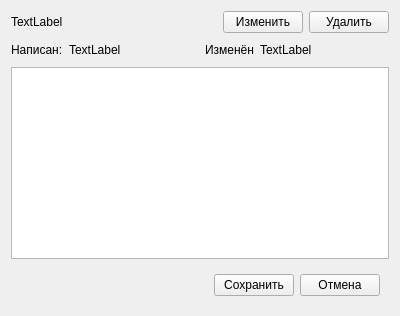
<?xml version="1.0" encoding="UTF-8"?>
<ui version="4.0">
 <class>CommentaryWidget</class>
 <widget class="QWidget" name="CommentaryWidget">
  <property name="geometry">
   <rect>
    <x>0</x>
    <y>0</y>
    <width>400</width>
    <height>316</height>
   </rect>
  </property>
  <property name="windowTitle">
   <string>Form</string>
  </property>
  <layout class="QVBoxLayout" name="verticalLayout">
   <item>
    <layout class="QHBoxLayout" name="horizontalLayout">
     <item>
      <widget class="QLabel" name="labelUserNickname">
       <property name="text">
        <string>TextLabel</string>
       </property>
      </widget>
     </item>
     <item>
      <widget class="QPushButton" name="buttonModify">
       <property name="sizePolicy">
        <sizepolicy hsizetype="Fixed" vsizetype="Fixed">
         <horstretch>0</horstretch>
         <verstretch>0</verstretch>
        </sizepolicy>
       </property>
       <property name="text">
        <string>Изменить</string>
       </property>
      </widget>
     </item>
     <item>
      <widget class="QPushButton" name="buttonDelete">
       <property name="sizePolicy">
        <sizepolicy hsizetype="Fixed" vsizetype="Fixed">
         <horstretch>0</horstretch>
         <verstretch>0</verstretch>
        </sizepolicy>
       </property>
       <property name="text">
        <string>Удалить</string>
       </property>
      </widget>
     </item>
    </layout>
   </item>
   <item>
    <layout class="QHBoxLayout" name="horizontalLayout_2">
     <item>
      <widget class="QLabel" name="labelCtreateDateInfo">
       <property name="text">
        <string>Написан:</string>
       </property>
      </widget>
     </item>
     <item>
      <widget class="QLabel" name="labelCreateDate">
       <property name="text">
        <string>TextLabel</string>
       </property>
      </widget>
     </item>
     <item>
      <spacer name="horizontalSpacer">
       <property name="orientation">
        <enum>Qt::Horizontal</enum>
       </property>
       <property name="sizeHint" stdset="0">
        <size>
         <width>40</width>
         <height>20</height>
        </size>
       </property>
      </spacer>
     </item>
     <item>
      <widget class="QLabel" name="labelModifyDateInfo">
       <property name="text">
        <string>Изменён</string>
       </property>
      </widget>
     </item>
     <item>
      <widget class="QLabel" name="labelModifyDate">
       <property name="text">
        <string>TextLabel</string>
       </property>
      </widget>
     </item>
     <item>
      <spacer name="horizontalSpacer_2">
       <property name="orientation">
        <enum>Qt::Horizontal</enum>
       </property>
       <property name="sizeHint" stdset="0">
        <size>
         <width>40</width>
         <height>20</height>
        </size>
       </property>
      </spacer>
     </item>
    </layout>
   </item>
   <item>
    <widget class="QTextBrowser" name="comment">
     <property name="sizePolicy">
      <sizepolicy hsizetype="Expanding" vsizetype="Minimum">
       <horstretch>0</horstretch>
       <verstretch>0</verstretch>
      </sizepolicy>
     </property>
     <property name="font">
      <font>
       <pointsize>12</pointsize>
      </font>
     </property>
    </widget>
   </item>
   <item>
    <widget class="QWidget" name="widgetModifyButtons" native="true">
     <property name="enabled">
      <bool>true</bool>
     </property>
     <layout class="QHBoxLayout" name="horizontalLayout_3">
      <item>
       <spacer name="horizontalSpacer_3">
        <property name="orientation">
         <enum>Qt::Horizontal</enum>
        </property>
        <property name="sizeHint" stdset="0">
         <size>
          <width>199</width>
          <height>20</height>
         </size>
        </property>
       </spacer>
      </item>
      <item>
       <widget class="QPushButton" name="buttonSave">
        <property name="text">
         <string>Сохранить</string>
        </property>
       </widget>
      </item>
      <item>
       <widget class="QPushButton" name="buttonCancel">
        <property name="text">
         <string>Отмена</string>
        </property>
       </widget>
      </item>
     </layout>
    </widget>
   </item>
  </layout>
 </widget>
 <resources/>
 <connections/>
</ui>
